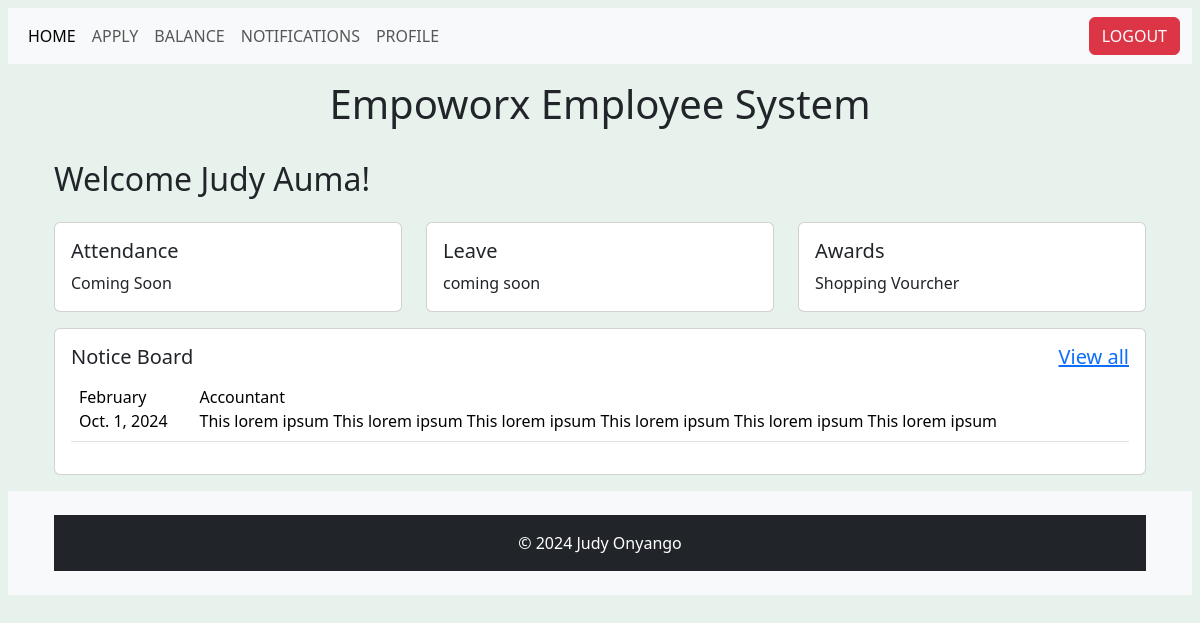
Screenshot of / (signed in) with the database file from the repository.
### users/models.py (models this page shows, shortened)
class Awards(models.Model):
    award=models.CharField(max_length=50)

class Notice(models.Model):
    vacancy = models.CharField(max_length=50)
    date=models.DateField()
    month=models.CharField(max_length=50)
    announcements=models.TextField()

### users/views.py (the view)
# urls.py: 2. Add a URL to urlpatterns:  path('', views.home, name='home')
@login_required
def home(request):
    leave_applications = LeaveApplication.objects.filter(user=request.user).order_by('-start_date')
    notice=Notice.objects.all()
    awards=Awards.objects.all()
    leave_applications=LeaveApplication.objects.all()
    return render(request, 'users/home.html', {
        'notice': notice,
        'awards': awards,
        'leave_applications': leave_applications,
    })

### users/templates/users/home.html (shortened to what this page needs)
{% extends "users/base.html" %}
{% block content %}
<div class="container">
    <div class="row">
        <div class="col-12">
            <h1 class="text-center m-3">Empoworx Employee System</h1>
        </div>
    </div>
    <div class="row mt-3">
        <div class="col-12">
            <h2>Welcome  {{ user.first_name }} {{ user.last_name }}!</h2>
        </div>
    </div>
    <div class="row mt-3">
        <div class="col-4">
            <div class="card">
                <div class="card-body">
                    <h5 class="card-title">Attendance</h5>
                    <p class="card-text">Coming Soon</p>
                </div>
            </div>
        </div>
        <div class="col-4">
            <div class="card">
                <div class="card-body">
                    <h5 class="card-title">Leave</h5>
                    <p class="card-text">coming soon</p>
                </div>
            </div>
        </div>
        {% for awards in awards %}
        <div class="col-4">
            <div class="card">
                <div class="card-body">
                    <h5 class="card-title">Awards</h5>
                    <p class="card-text">{{awards.award}}</p>
                </div>
            </div>
        </div>
        {% endfor %}
    </div>
    <div class="row mt-3">
        <div class="col-12">
            <div class="card">
                <div class="card-body">
                    <h5 class="card-title">Notice Board <a href="#" class="float-end">View all</a></h5>
                    {% for notice in notice %}
                    <table class="table">
                        <tbody>
                            <tr>
                                <td>{{notice.month}}<br>{{notice.date}}</td>
                                <td>{{notice.vacancy}}<br>{{notice.announcements}}</td>
                            </tr>
                        </tbody>
                    </table>
                    {% endfor %}
                </div>
            </div>
        </div>
    </div>
</div>
{% endblock %}

### rows the page displays
Awards: award "Shopping Vourcher"
Notice: month "February", date "Oct. 1, 2024", vacancy "Accountant", announcements "This lorem ipsum This lorem ipsum This lorem ipsum This lorem ipsum This lorem ipsum This lorem ipsum"

### other values shown
{{ user.first_name }} "Judy"
{{ user.last_name }} "Auma"
